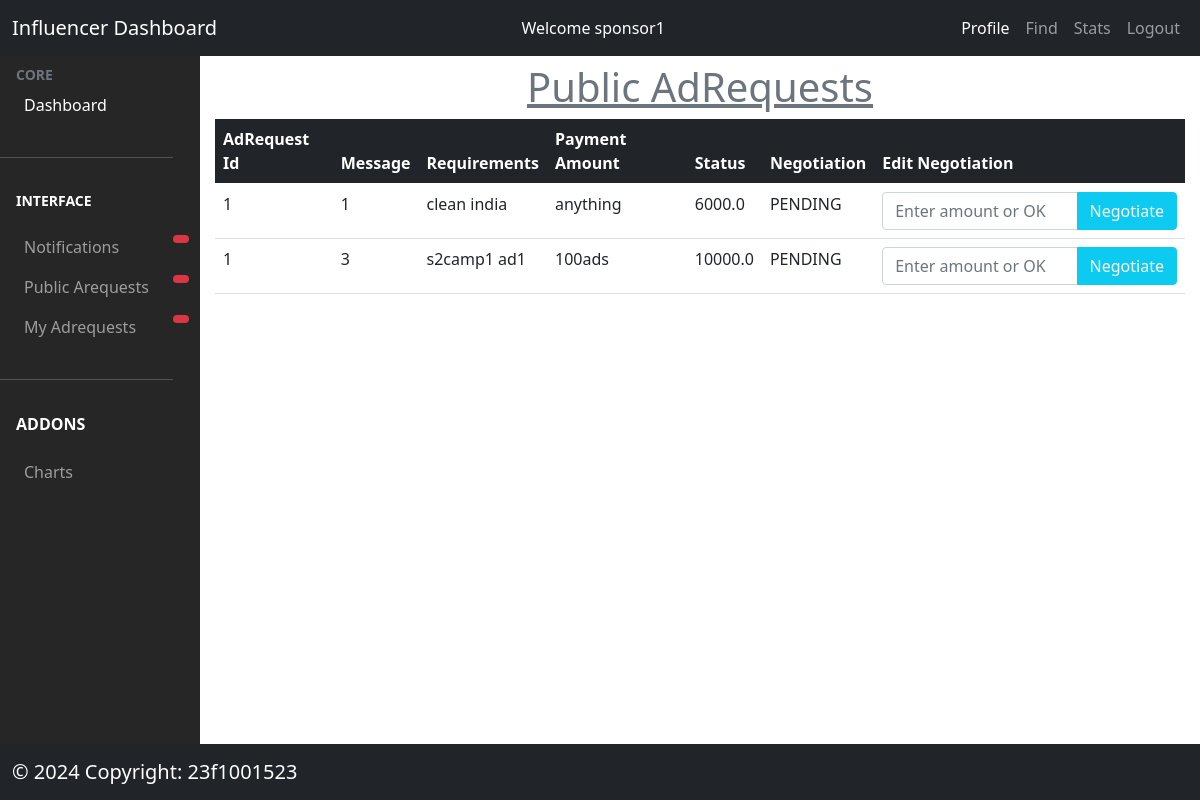
The page /influencer/public/adrequests/show (signed in) on the database its author committed.
### models/model.py (models this page shows, shortened)
class Campaign(db.Model):
  __tablename__ = 'campaigns'
  campaign_id = db.Column(db.Integer, autoincrement=True, primary_key=True)
  name = db.Column(db.String(200), nullable=False)
  description = db.Column(db.String(500), nullable=False)
  start_date = db.Column(db.String(200), nullable=False)
  end_date = db.Column(db.String(200), nullable=False)
  budget = db.Column(db.Float, nullable=False)
  visibility = db.Column(db.String(200), nullable=False)
  goals = db.Column(db.String(200), nullable=False)
  status = db.Column(db.String(200), nullable=False)  #active or inactive
  sponsor_id = db.Column(db.String(200),
                         db.ForeignKey("sponsors.sponsor_id"),
                         nullable=False)
  adrequests = db.relationship("AdRequest", backref="campaign", lazy=True)
  create_date = db.Column(db.DateTime, default=datetime.now(timezone.utc))
  expiry = db.Column(db.String(100), nullable=False)  # campaign expiry date

class AdRequest(db.Model):
  __tablename__ = 'adrequests'
  adrequest_id = db.Column(db.Integer, autoincrement=True, primary_key=True)
  message = db.Column(db.String(500), nullable=False)
  requirements = db.Column(db.String(500), nullable=False)
  payment_amount = db.Column(db.Float, nullable=False)
  status = db.Column(db.String(200),
                     nullable=False)  #PENDING/ACCEPTED/REJECTED
  flag_status = db.Column(db.String(50), nullable=False)  #active or inactive
  campaign_id = db.Column(db.String(200),
                          db.ForeignKey("campaigns.campaign_id"),
                          nullable=False)
  influencer_id = db.Column(db.String(200),
                            db.ForeignKey("influencers.influencer_id"))
  create_date = db.Column(db.DateTime, default=datetime.now(timezone.utc))
  negotiations = db.relationship('Negotiation', backref='adrequest', lazy=True)

### controllers/influencer.py (the view)
@app.route('/influencer/public/adrequests/show')
def public_adrequests_show():
  influencer_id = session['user_id']
  campaigns = Campaign.query.filter_by(visibility='Public',
                                       status="ACTIVE").all()
  return render_template('/influencer/public_adrequests.html',
                         campaigns=campaigns)

### templates/influencer/public_adrequests.html (shortened to what this page needs)
{% extends '/influencer/influencer_dashboard.html' %}
{% block content %}
<div class="mt-1">
    {% if campaigns %}
     <h1 class='text-center text-secondary '><u>Public AdRequests</u></h1>
     <table class='table table-responsive'>
       <thead class='bg-dark text-white'>
         <th>AdRequest Id</th>
         <th>Message</th>
         <th>Requirements</th>
        <th>Payment Amount</th>
         <th>Status</th>
         <th>Negotiation</th>
         <th>Edit Negotiation</th>
       </thead>
       {% for campaign in campaigns%}
          {% for adrequest in campaign.adrequests %}
       <tr>
          <td>{{loop.index}}</td>
          <td>{{ adrequest.campaign_id  }}</td>
        <td>{{ adrequest.message  }}</td>
          <td>{{ adrequest.requirements   }}</td>
          <td>{{ adrequest.payment_amount  }}</td>
          <td>{{ adrequest.status }}</td>
          <td>
            {% if adrequest.status=='PENDING' %}
            <form action='/influencer/show/{{adrequest.adrequest_id}}' method='POST'>
               <div class='input-group'>
               <input type='text' class='form-control font-size-sm' id='negotiation' name='negotiation' placeholder='Enter amount or OK'>
               <button type='submit' class='btn btn-info text-white'>Negotiate</button>
                 </div>
               </form>
            {% else %}
            <h6 class='text-danger'>Request already accepted</h6>
            {% endif %}
          </td>
        </tr>
           {% endfor %}
       {% endfor %}
   </table>
   {% endif %}
</div>
{% endblock %}

### templates/influencer/influencer_dashboard.html (shortened to what this page needs)
<!doctype html>
<html lang="en">
  <head>
    {% block head %}
    <link rel="stylesheet" href="/static/css/style.css">
    <link href="https://cdn.jsdelivr.net/npm/bootstrap@5.0.2/dist/css/bootstrap.min.css" rel="stylesheet">
    {% endblock %}
  </head>
  <body>
    <div class="parent">
      <div class="header">
          <nav class="navbar navbar-expand-lg navbar-dark bg-dark">
                <div class="container-fluid">
                  <a class="navbar-brand" href="/influencer/dashboard">Influencer Dashboard</a>
                  <div class="collapse navbar-collapse" id="navbarSupportedContent">
                    <ul class="navbar-nav ms-auto mb-2 mb-lg-0">
                      <li class="nav-item">
                          <a class="nav-link active" href="/influencer/profile">Welcome {{session['user_id']}}</a>
                      </li></ul>
                    <ul class="navbar-nav ms-auto mb-2 mb-lg-0">
                      <li class="nav-item">
                        <a class="nav-link active" aria-current="page" href="/influencer/profile">Profile</a>
                      </li>
                      <li class="nav-item">
                        <a class="nav-link" href="/influencer/find">Find</a>
                      </li>
                      <li class="nav-item">
                        <a class="nav-link" href="/influencer/stats">Stats</a>
                      </li>
                      <li class="nav-item">
                        <a class="nav-link" href="/logout">Logout</a>
                      </li>
                    </ul>
                  </div>
                </div>
              </nav>
      </div>
      <div class="aside">
        <nav class="navbar navbar-dark">
            <ul class="navbar-nav navbar-expand-md">
            <li>
              <div class="text-muted small fw-bold text-uppercase px-3">
                CORE
              </div>
            </li>
            <li>
              <a href="/influencer/dashboard" class="nav-link px-3 active">
                <span>Dashboard</span>
              </a>
            </li>
            <li class="my-4"><hr class="dropdown-divider bg-light" /></li>
            <li>
              <div class="small fw-bold text-uppercase px-3 mb-3">
                Interface
              </div>
            </li>
            <li>
              <a class="nav-link px-4 sidebar-link position-relative" href="/influencer/dashboard"> Notifications
                <span class="position-absolute top-2 start-100 translate-center badge rounded-pill bg-danger">{{session['pvtNotifications']}}
                </span>
              </a>
            </li>
              <li>
                <a href="/influencer/public/adrequests/show" class="nav-link px-4 sidebar-link position-relative">
                  <span>Public Arequests</span>
                  <span class="position-absolute top-2 start-100 translate-center badge rounded-pill bg-danger">{{session['allPublic']}}
                  </span>
                </a>
              </li>
            <li>
              <a href="/influencer/adrequests/accepted/show" class="nav-link px-4 sidebar-link position-relative">
                <span>My Adrequests</span>
                <span class="position-absolute top-2 start-100 translate-center badge rounded-pill bg-danger">{{session['allAdrequests']}}
                </span>
              </a>
            </li>
            <li class="my-4"><hr class="dropdown-divider bg-light" /></li>
            <li>
              <div class="fw-bold text-uppercase px-3 mb-3">
                Addons
              </div>
            </li>
            <li>
              <a href="/influencer/stats" class="nav-link px-3">
                <span>Charts</span>
              </a>
            </li>
          </ul>
        </nav>
      </div>
      <div class="main">
        <div class="container">
        {% block content %}
        {% endblock %}
      </div>
      </div>
        <div class="footer">
          <nav class="navbar fixed-bottom bg-dark navbar-dark">
            <div class="container-fluid">
              <a class="navbar-brand me-auto" href="#">&copy 2024 Copyright: 23f1001523</a>
            </div>
          </nav>
        </div>
  </div>
  </body>
</html>

### static/css/style.css (style rules this page uses)
.parent { display: grid; height: 100vh; grid-template-areas: "head head" "aside main" "foot foot"; grid-template-columns: 0.2fr 1fr; grid-template-rows: auto 1fr auto; overflow:auto; }
.header { grid-area: head; color: white; position: -webkit-sticky; position: sticky; top: 0; z-index:99; }
.aside { grid-area: aside; background-color: #272626; color: white; }
.main { grid-area: main; background-color: white; margin: 3px; overflow:auto; }
.footer { grid-area: foot; background-color: black; color: white; }

### rows shown on the page
Campaign: user_id "sponsor1"
AdRequest: campaign_id "1", message "clean india", requirements "anything", payment_amount "6000.0", status "PENDING"
AdRequest: campaign_id "3", message "s2camp1 ad1", requirements "100ads", payment_amount "10000.0", status "PENDING"
